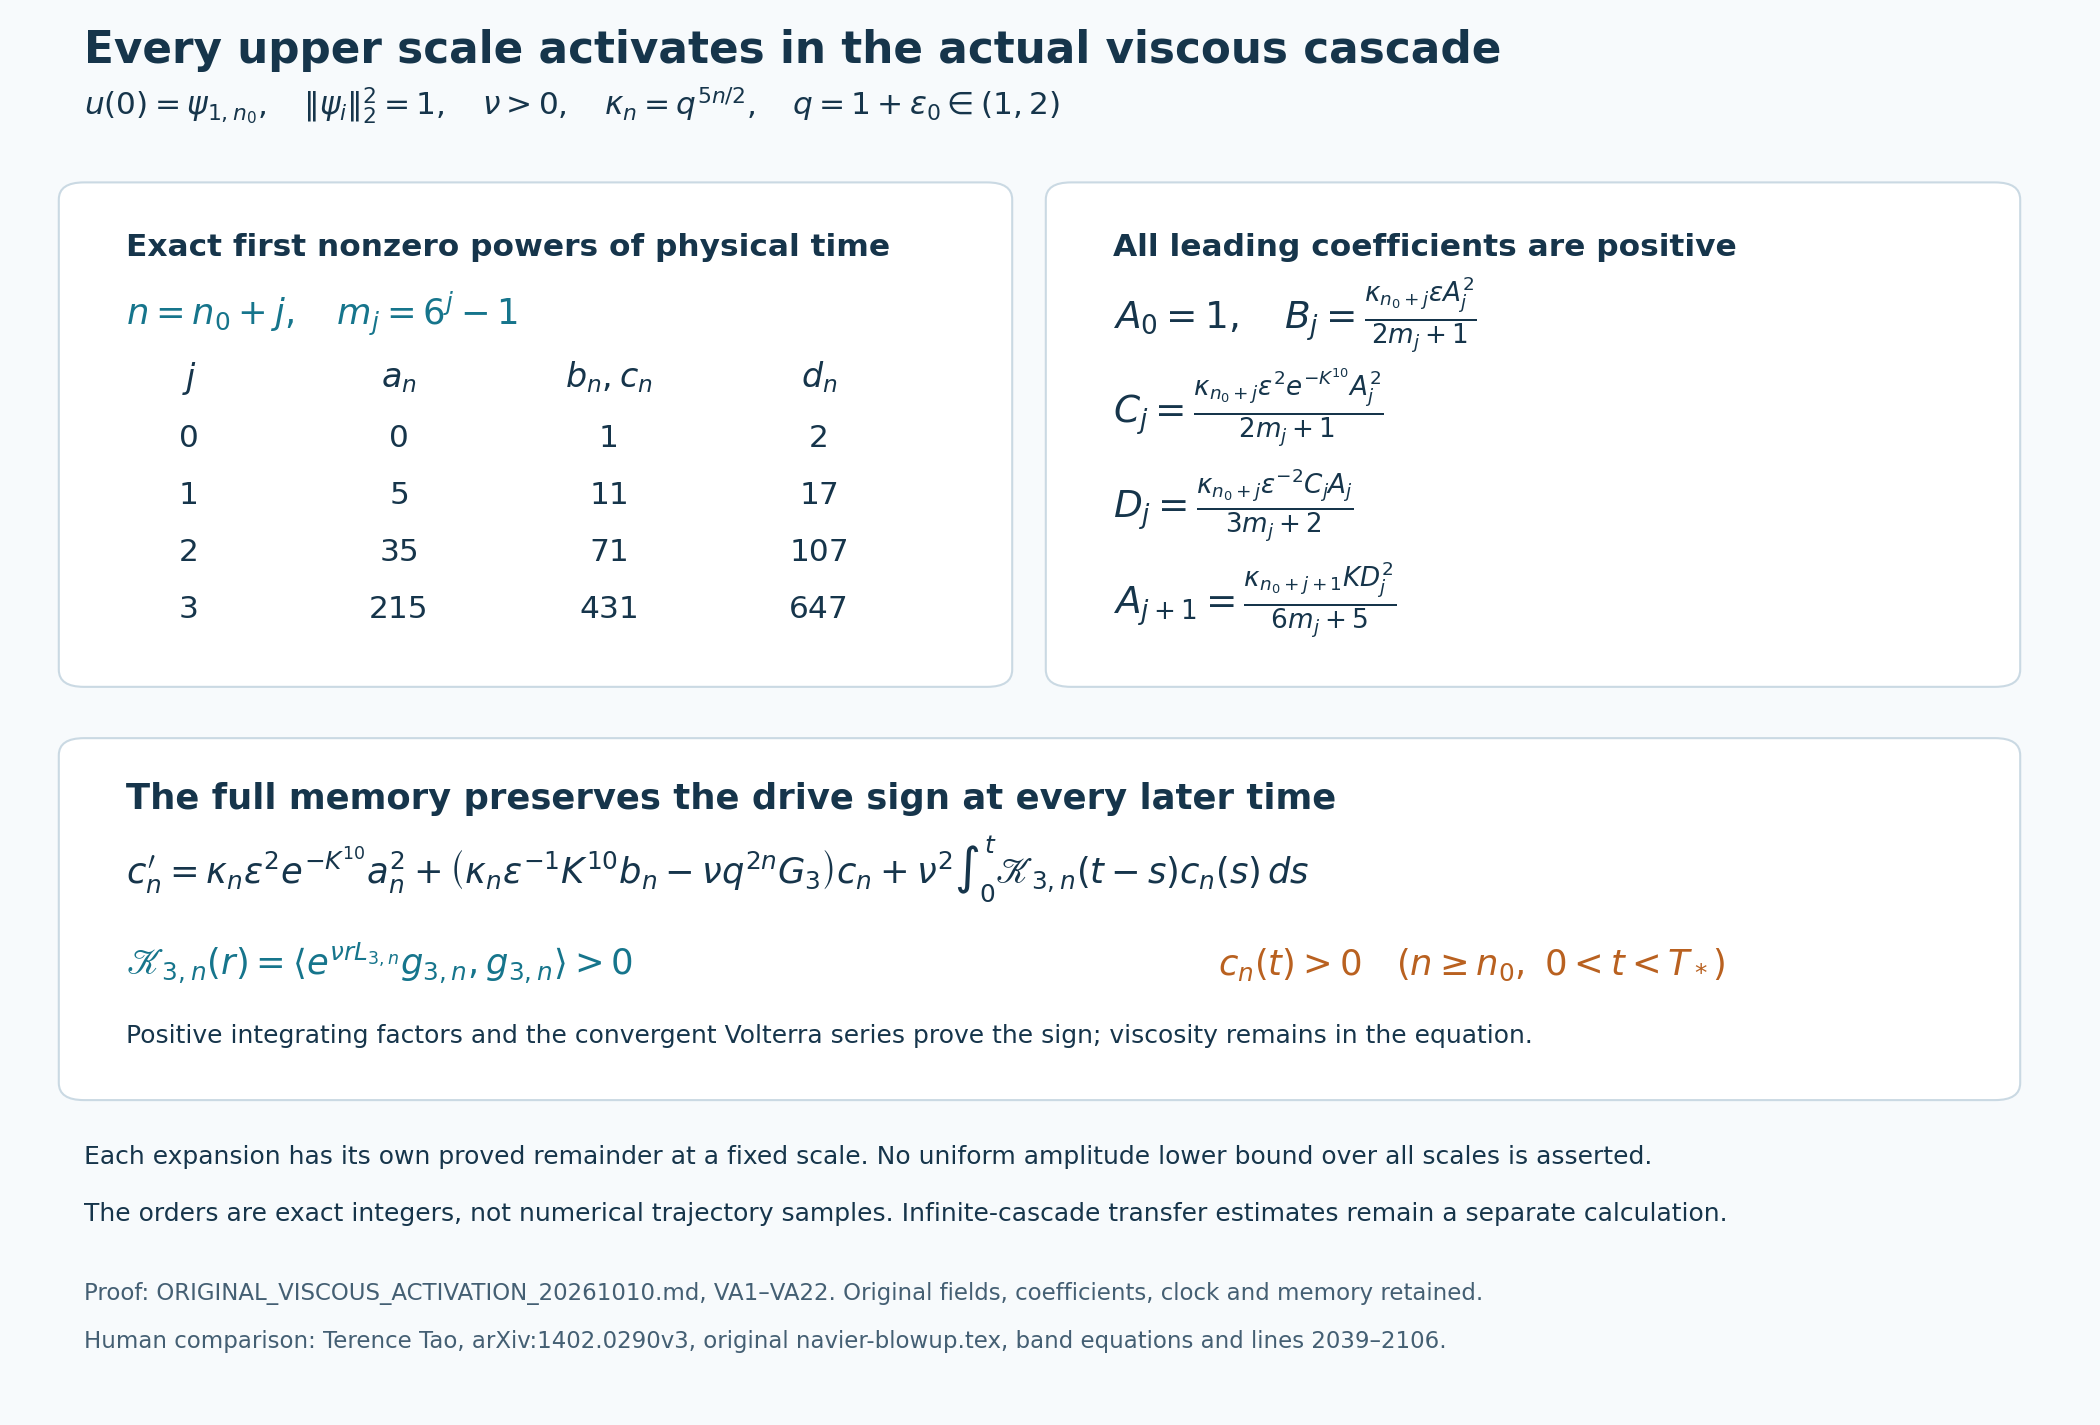

Python code for this plot:
"""Exact activation orders and full viscous memory; schematic, no solution samples."""
from pathlib import Path
import matplotlib
matplotlib.use('Agg')
import matplotlib.pyplot as plt
from matplotlib.patches import FancyBboxPatch
root=Path(__file__).resolve().parent
fig=plt.figure(figsize=(14,9.5),facecolor='#f7fafc')
ax=fig.add_axes([0,0,1,1]);ax.set_xlim(0,1);ax.set_ylim(0,1);ax.axis('off')
ink='#16354b';blue='#16758c';orange='#b96120'
ax.text(.04,.956,'Every upper scale activates in the actual viscous cascade',fontsize=21,fontweight='bold',color=ink)
ax.text(.04,.919,r'$u(0)=\psi_{1,n_0},\quad \|\psi_i\|_2^2=1,\quad\nu>0,\quad\kappa_n=q^{5n/2},\quad q=1+\epsilon_0\in(1,2)$',fontsize=15,color=ink)
def box(x,y,w,h):ax.add_patch(FancyBboxPatch((x,y),w,h,boxstyle='round,pad=0.012',fc='white',ec='#cad9e3'))
box(.04,.53,.43,.33);box(.51,.53,.44,.33)
ax.text(.06,.82,'Exact first nonzero powers of physical time',fontsize=15,fontweight='bold',color=ink)
ax.text(.06,.772,r'$n=n_0+j,\quad m_j=6^j-1$',fontsize=17,color=blue)
cols=[.09,.19,.29,.39]
for x,label in zip(cols,[r'$j$',r'$a_n$',r'$b_n,c_n$',r'$d_n$']):ax.text(x,.728,label,fontsize=16,ha='center',color=ink)
for j,y in enumerate([.686,.646,.606,.566]):
    m=6**j-1
    for x,label in zip(cols,[str(j),str(m),str(2*m+1),str(3*m+2)]):ax.text(x,y,label,fontsize=15,ha='center',color=ink)
ax.text(.53,.82,'All leading coefficients are positive',fontsize=15,fontweight='bold',color=ink)
ax.text(.53,.769,r'$A_0=1,\quad B_j=\frac{\kappa_{n_0+j}\epsilon A_j^2}{2m_j+1}$',fontsize=18,color=ink)
ax.text(.53,.703,r'$C_j=\frac{\kappa_{n_0+j}\epsilon^2e^{-K^{10}}A_j^2}{2m_j+1}$',fontsize=18,color=ink)
ax.text(.53,.636,r'$D_j=\frac{\kappa_{n_0+j}\epsilon^{-2}C_jA_j}{3m_j+2}$',fontsize=18,color=ink)
ax.text(.53,.569,r'$A_{j+1}=\frac{\kappa_{n_0+j+1}K D_j^2}{6m_j+5}$',fontsize=18,color=ink)
box(.04,.24,.91,.23)
ax.text(.06,.432,'The full memory preserves the drive sign at every later time',fontsize=17,fontweight='bold',color=ink)
ax.text(.06,.38,r"$c_n'=\kappa_n\epsilon^2e^{-K^{10}}a_n^2+\left(\kappa_n\epsilon^{-1}K^{10}b_n-\nu q^{2n}G_3\right)c_n+\nu^2\int_0^t\mathscr{K}_{3,n}(t-s)c_n(s)\,ds$",fontsize=17,color=ink)
ax.text(.06,.316,r'$\mathscr{K}_{3,n}(r)=\langle e^{\nu rL_{3,n}}g_{3,n},g_{3,n}\rangle>0$',fontsize=17,color=blue)
ax.text(.58,.316,r'$c_n(t)>0\quad(n\geq n_0,\ 0<t<T_*)$',fontsize=17,color=orange)
ax.text(.06,.268,'Positive integrating factors and the convergent Volterra series prove the sign; viscosity remains in the equation.',fontsize=12,color=ink)
ax.text(.04,.183,'Each expansion has its own proved remainder at a fixed scale. No uniform amplitude lower bound over all scales is asserted.',fontsize=12,color=ink)
ax.text(.04,.143,'The orders are exact integers, not numerical trajectory samples. Infinite-cascade transfer estimates remain a separate calculation.',fontsize=12,color=ink)
ax.text(.04,.088,'Proof: ORIGINAL_VISCOUS_ACTIVATION_20261010.md, VA1–VA22. Original fields, coefficients, clock and memory retained.',fontsize=11,color='#445f73')
ax.text(.04,.054,'Human comparison: Terence Tao, arXiv:1402.0290v3, original navier-blowup.tex, band equations and lines 2039–2106.',fontsize=11,color='#445f73')
for ext in ['png','svg']:fig.savefig(root/f'original-viscous-activation.{ext}',dpi=150,facecolor=fig.get_facecolor())
plt.close(fig)
